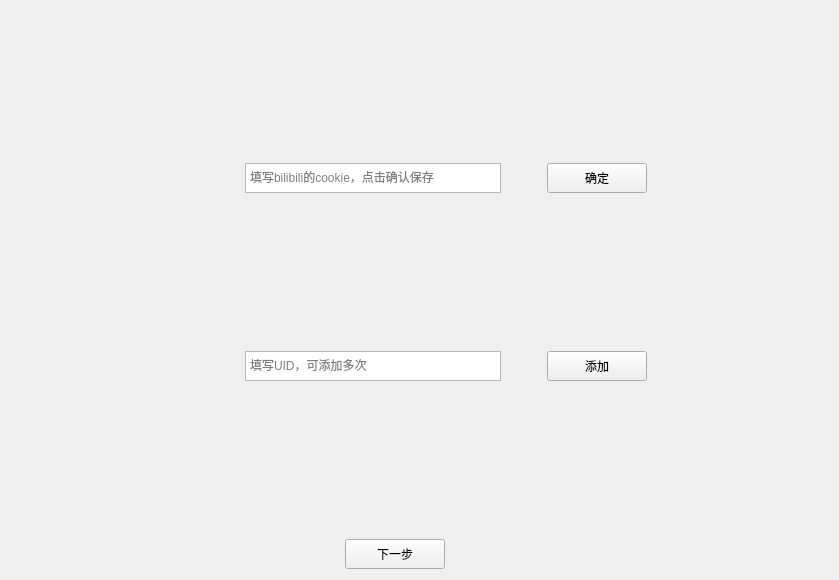
                     <widget class="QWidget" name="page">
                      <layout class="QGridLayout" name="gridLayout_9">
                       <item row="1" column="0">
                        <spacer name="horizontalSpacer_22">
                         <property name="orientation">
                          <enum>Qt::Orientation::Horizontal</enum>
                         </property>
                         <property name="sizeHint" stdset="0">
                          <size>
                           <width>181</width>
                           <height>20</height>
                          </size>
                         </property>
                        </spacer>
                       </item>
                       <item row="1" column="9">
                        <widget class="QPushButton" name="pushButton_home_1">
                         <property name="minimumSize">
                          <size>
                           <width>100</width>
                           <height>30</height>
                          </size>
                         </property>
                         <property name="text">
                          <string>确定</string>
                         </property>
                        </widget>
                       </item>
                       <item row="4" column="1" colspan="2">
                        <spacer name="horizontalSpacer_35">
                         <property name="orientation">
                          <enum>Qt::Orientation::Horizontal</enum>
                         </property>
                         <property name="sizeHint" stdset="0">
                          <size>
                           <width>40</width>
                           <height>20</height>
                          </size>
                         </property>
                        </spacer>
                       </item>
                       <item row="6" column="3">
                        <spacer name="horizontalSpacer_32">
                         <property name="orientation">
                          <enum>Qt::Orientation::Horizontal</enum>
                         </property>
                         <property name="sizeHint" stdset="0">
                          <size>
                           <width>40</width>
                           <height>20</height>
                          </size>
                         </property>
                        </spacer>
                       </item>
                       <item row="5" column="5">
                        <spacer name="verticalSpacer_3">
                         <property name="orientation">
                          <enum>Qt::Orientation::Vertical</enum>
                         </property>
                         <property name="sizeHint" stdset="0">
                          <size>
                           <width>20</width>
                           <height>152</height>
                          </size>
                         </property>
                        </spacer>
                       </item>
                       <item row="4" column="11">
                        <spacer name="horizontalSpacer_29">
                         <property name="orientation">
                          <enum>Qt::Orientation::Horizontal</enum>
                         </property>
                         <property name="sizeHint" stdset="0">
                          <size>
                           <width>166</width>
                           <height>20</height>
                          </size>
                         </property>
                        </spacer>
                       </item>
                       <item row="4" column="9">
                        <widget class="QPushButton" name="pushButton_home_2">
                         <property name="minimumSize">
                          <size>
                           <width>100</width>
                           <height>30</height>
                          </size>
                         </property>
                         <property name="text">
                          <string>添加</string>
                         </property>
                        </widget>
                       </item>
                       <item row="1" column="8">
                        <spacer name="horizontalSpacer_27">
                         <property name="orientation">
                          <enum>Qt::Orientation::Horizontal</enum>
                         </property>
                         <property name="sizeHint" stdset="0">
                          <size>
                           <width>40</width>
                           <height>20</height>
                          </size>
                         </property>
                        </spacer>
                       </item>
                       <item row="4" column="8">
                        <spacer name="horizontalSpacer_26">
                         <property name="orientation">
                          <enum>Qt::Orientation::Horizontal</enum>
                         </property>
                         <property name="sizeHint" stdset="0">
                          <size>
                           <width>40</width>
                           <height>20</height>
                          </size>
                         </property>
                        </spacer>
                       </item>
                       <item row="6" column="5">
                        <widget class="QPushButton" name="pushButton_next_1">
                         <property name="minimumSize">
                          <size>
                           <width>100</width>
                           <height>30</height>
                          </size>
                         </property>
                         <property name="text">
                          <string>下一步</string>
                         </property>
                        </widget>
                       </item>
                       <item row="6" column="4">
                        <spacer name="horizontalSpacer_33">
                         <property name="orientation">
                          <enum>Qt::Orientation::Horizontal</enum>
                         </property>
                         <property name="sizeHint" stdset="0">
                          <size>
                           <width>40</width>
                           <height>20</height>
                          </size>
                         </property>
                        </spacer>
                       </item>
                       <item row="1" column="11">
                        <spacer name="horizontalSpacer_28">
                         <property name="orientation">
                          <enum>Qt::Orientation::Horizontal</enum>
                         </property>
                         <property name="sizeHint" stdset="0">
                          <size>
                           <width>181</width>
                           <height>20</height>
                          </size>
                         </property>
                        </spacer>
                       </item>
                       <item row="6" column="0">
                        <spacer name="horizontalSpacer_24">
                         <property name="orientation">
                          <enum>Qt::Orientation::Horizontal</enum>
                         </property>
                         <property name="sizeHint" stdset="0">
                          <size>
                           <width>40</width>
                           <height>20</height>
                          </size>
                         </property>
                        </spacer>
                       </item>
                       <item row="4" column="3" colspan="5">
                        <widget class="QTextEdit" name="textEdit_home_2">
                         <property name="maximumSize">
                          <size>
                           <width>16777215</width>
                           <height>30</height>
                          </size>
                         </property>
                         <property name="documentTitle">
                          <string/>
                         </property>
                         <property name="readOnly">
                          <bool>false</bool>
                         </property>
                         <property name="placeholderText">
                          <string>填写UID，可添加多次</string>
                         </property>
                        </widget>
                       </item>
                       <item row="6" column="1" colspan="2">
                        <spacer name="horizontalSpacer_38">
                         <property name="orientation">
                          <enum>Qt::Orientation::Horizontal</enum>
                         </property>
                         <property name="sizeHint" stdset="0">
                          <size>
                           <width>40</width>
                           <height>20</height>
                          </size>
                         </property>
                        </spacer>
                       </item>
                       <item row="1" column="3" colspan="5">
                        <widget class="QTextEdit" name="textEdit_home_1">
                         <property name="maximumSize">
                          <size>
                           <width>16777215</width>
                           <height>30</height>
                          </size>
                         </property>
                         <property name="documentTitle">
                          <string/>
                         </property>
                         <property name="lineWrapMode">
                          <enum>QTextEdit::LineWrapMode::NoWrap</enum>
                         </property>
                         <property name="readOnly">
                          <bool>false</bool>
                         </property>
                         <property name="acceptRichText">
                          <bool>false</bool>
                         </property>
                         <property name="placeholderText">
                          <string>填写bilibili的cookie，点击确认保存</string>
                         </property>
                        </widget>
                       </item>
                       <item row="6" column="7">
                        <spacer name="horizontalSpacer_31">
                         <property name="orientation">
                          <enum>Qt::Orientation::Horizontal</enum>
                         </property>
                         <property name="sizeHint" stdset="0">
                          <size>
                           <width>40</width>
                           <height>20</height>
                          </size>
                         </property>
                        </spacer>
                       </item>
                       <item row="1" column="1">
                        <spacer name="horizontalSpacer_34">
                         <property name="orientation">
                          <enum>Qt::Orientation::Horizontal</enum>
                         </property>
                         <property name="sizeHint" stdset="0">
                          <size>
                           <width>40</width>
                           <height>20</height>
                          </size>
                         </property>
                        </spacer>
                       </item>
                       <item row="4" column="0">
                        <spacer name="horizontalSpacer_23">
                         <property name="orientation">
                          <enum>Qt::Orientation::Horizontal</enum>
                         </property>
                         <property name="sizeHint" stdset="0">
                          <size>
                           <width>182</width>
                           <height>20</height>
                          </size>
                         </property>
                        </spacer>
                       </item>
                       <item row="6" column="9">
                        <spacer name="horizontalSpacer_30">
                         <property name="orientation">
                          <enum>Qt::Orientation::Horizontal</enum>
                         </property>
                         <property name="sizeHint" stdset="0">
                          <size>
                           <width>40</width>
                           <height>20</height>
                          </size>
                         </property>
                        </spacer>
                       </item>
                       <item row="3" column="5">
                        <spacer name="verticalSpacer_2">
                         <property name="orientation">
                          <enum>Qt::Orientation::Vertical</enum>
                         </property>
                         <property name="sizeHint" stdset="0">
                          <size>
                           <width>20</width>
                           <height>152</height>
                          </size>
                         </property>
                        </spacer>
                       </item>
                       <item row="6" column="11">
                        <spacer name="horizontalSpacer_25">
                         <property name="orientation">
                          <enum>Qt::Orientation::Horizontal</enum>
                         </property>
                         <property name="sizeHint" stdset="0">
                          <size>
                           <width>40</width>
                           <height>20</height>
                          </size>
                         </property>
                        </spacer>
                       </item>
                       <item row="0" column="5">
                        <spacer name="verticalSpacer">
                         <property name="orientation">
                          <enum>Qt::Orientation::Vertical</enum>
                         </property>
                         <property name="sizeHint" stdset="0">
                          <size>
                           <width>20</width>
                           <height>152</height>
                          </size>
                         </property>
                        </spacer>
                       </item>
                      </layout>
                     </widget>
